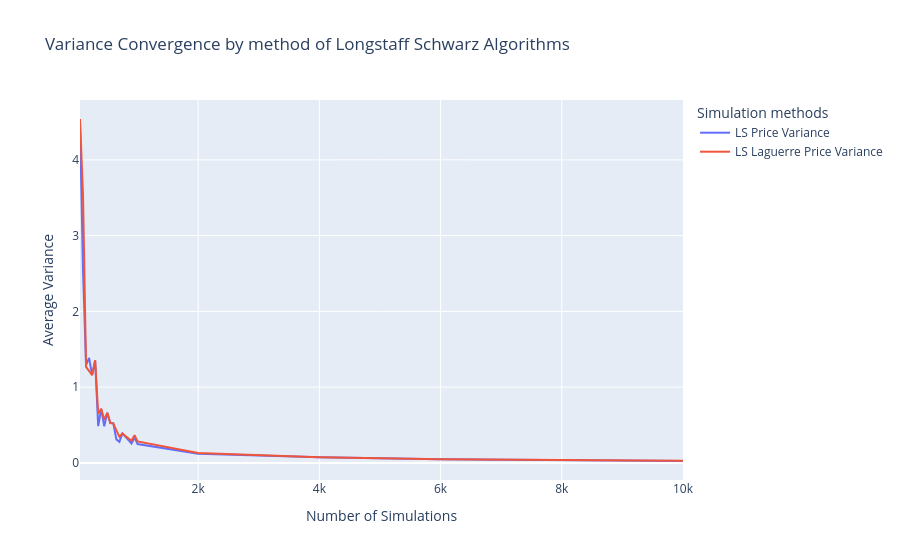

Notebook source saved alongside this figure:
### Code cell
fig = go.Figure()

# Courbe 1 : Moyenne
fig.add_trace(go.Scatter(
    x=df_call_ls_b.index,
    y=df_call_ls_b["var_normalized"],
    mode='lines',
    name='LS Price Variance'
))


# Laguerre
fig.add_trace(go.Scatter(
    x=df_call_ls_lb.index,
    y=df_call_ls_lb["var_normalized"],
    mode='lines',
    name='LS Laguerre Price Variance'
))

fig.update_layout(
    title="Variance Convergence by method of Longstaff Schwarz Algorithms",
    xaxis_title="Number of Simulations",
    yaxis_title="Average Variance",
    legend_title="Simulation methods"
)

fig.show()

### Figure 1 — Plotly figure (JSON) as saved in the notebook; plotly's stock layout.template omitted (floating-point values rounded to 4 significant figures)
{"data": [{"mode": "lines", "name": "LS Price Variance", "type": "scatter", "x": [50, 100, 150, 200, 250, 300, 350, 400, 450, 500, 550, 600, 650, 700, 750, 800, 850, 900, 950, 1000, 2000, 4000, 6000, 8000, 10000], "y": [4.47, 2.536, 1.293, 1.387, 1.159, 1.353, 0.4849, 0.7136, 0.482, 0.6616, 0.5284, 0.5217, 0.3104, 0.2783, 0.389, 0.3442, 0.2917, 0.2556, 0.3335, 0.2484, 0.1211, 0.07575, 0.04689, 0.03138, 0.02488]}, {"mode": "lines", "name": "LS Laguerre Price Variance", "type": "scatter", "x": [50, 100, 150, 200, 250, 300, 350, 400, 450, 500, 550, 600, 650, 700, 750, 800, 850, 900, 950, 1000, 2000, 4000, 6000, 8000, 10000], "y": [4.539, 3.526, 1.267, 1.204, 1.159, 1.354, 0.6503, 0.7131, 0.5711, 0.6606, 0.5252, 0.5194, 0.4207, 0.3442, 0.3859, 0.3558, 0.3307, 0.292, 0.3666, 0.2836, 0.1321, 0.0756, 0.04681, 0.03458, 0.0287]}], "layout": {"legend": {"title": {"text": "Simulation methods"}}, "title": {"text": "Variance Convergence by method of Longstaff Schwarz Algorithms"}, "xaxis": {"title": {"text": "Number of Simulations"}}, "yaxis": {"title": {"text": "Average Variance"}}}}
